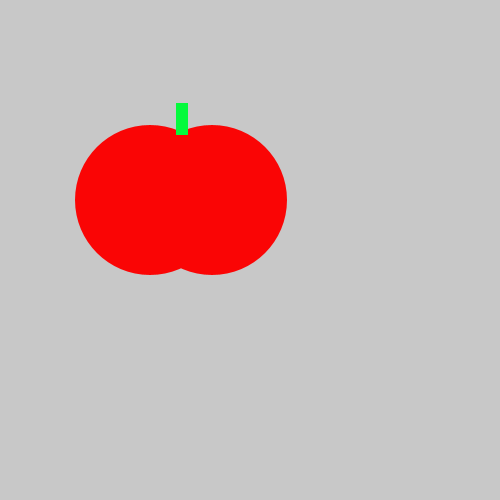
Frame 1 (no input)
Frame 60 (the mouse pressed at the canvas centre just before this capture): identical to frame 1, image omitted
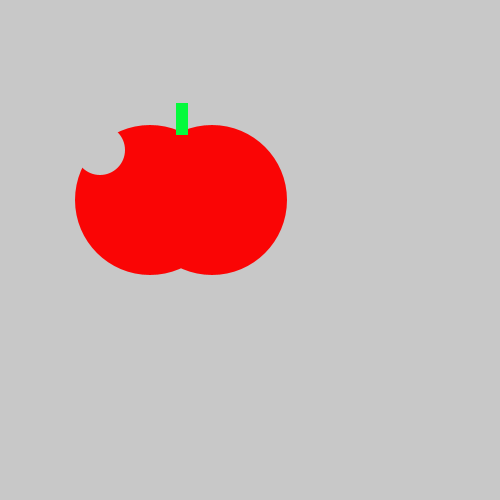
Frame 120 (the mouse held since frame 60 and released just before this capture)

The Processing sketch that drew these frames (run headless with seeded random() and noise(); from frame 60 on, the mouse is pressed at the canvas centre):

// Processing sketch: tasty_tomato
// ── tasty_tomato.pde
void setup() {
    size(500, 500);
}
void draw() {
    background(200, 200, 200);
    noStroke();
    fill(250, 5, 5);
    ellipse(150, 200, 150, 150);
    ellipse(212, 200, 150, 150);
    fill(5, 250, 60);
    rect(176, 103, 12, 32);
   if(mousePressed){
    fill(200,200,200);
    circle(100, 150, 50);}
}
